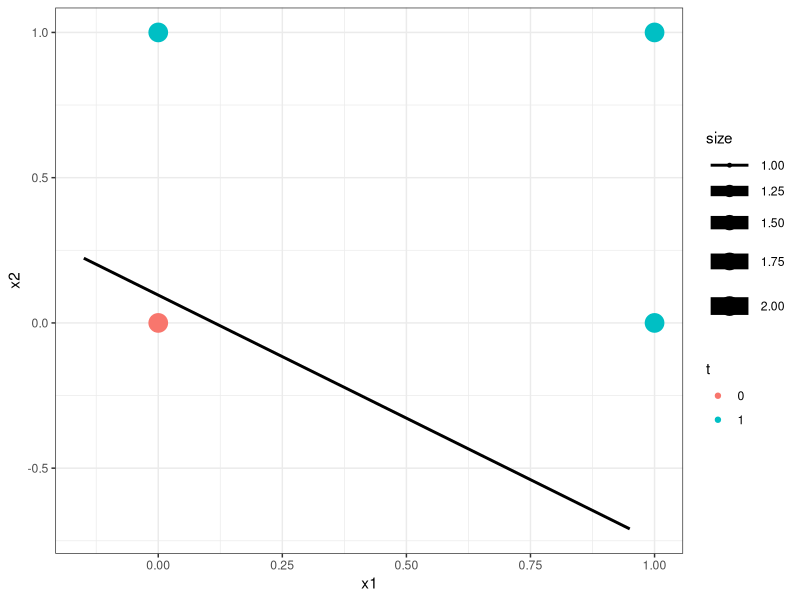
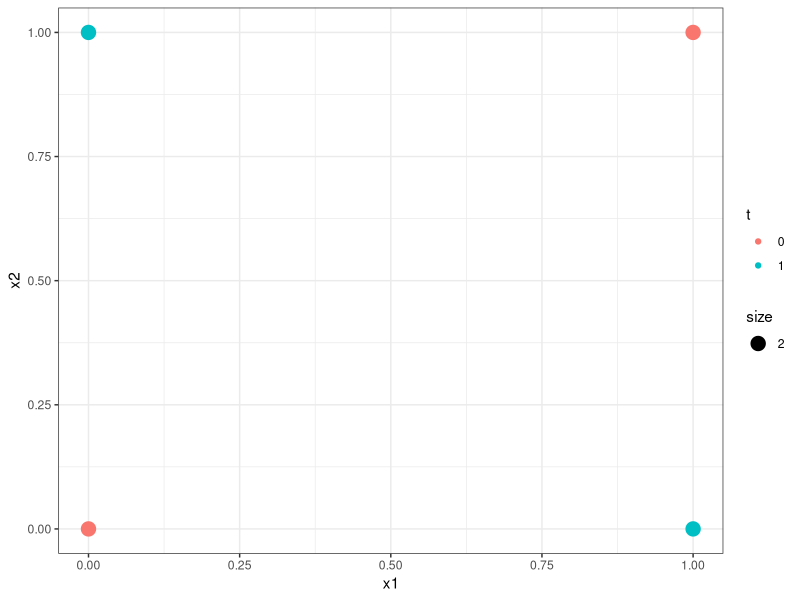

Write the R code that produced these figures, in order.
library(R6)

logit <- function(x){
  1/(1+exp(-x))
}

LR <- R6Class("LR", 
                      public = list(
                        dim = NULL,
                        n_iter = NULL,
                        learning_rate = NULL,
                        w = NULL,
                        initialize = function(learning_rate = 0.25, n_iter=100, dim=2){
                          self$n_iter <- n_iter
                          self$learning_rate <- learning_rate
                          self$dim <- dim
                          self$w <- matrix(runif(self$dim+1), ncol = self$dim+1)
                        }
                        , forward = function(x){
                          dot_product <- sum(x*self$w)
                          y <- logit(dot_product)
                          return(y)
                        }
                        , backward = function(t,y,x){
                          for(j in 1:ncol(x)){
                            self$w[j] <- self$w[j]+self$learning_rate*(t-y)*x[j]*logit(x[j])*(1-logit(x[j]))
                          }
                          
                        }
                        , train = function(X,t){
                          X <- cbind(-1,X) #add bias term
                          n_examples <- nrow(X)
                          
                          for(iter in 1:self$n_iter){
                            for(i in 1:nrow(X)){
                              y_i <- self$forward(X[i,])
                              self$backward(t[i],y_i, X[i,])
                            }
                            if(iter %% 20 == 0){
                              cat("Iteration: ", iter)
                              print("Weights: ")
                              print(unlist(self$w))  
                            }
                            
                          }
                        }
                        , predict = function(X){
                          X <- cbind(-1,X) #add bias
                          preds <- c()
                          for(i in 1:nrow(X)){
                            preds[i] <- self$forward(X[i,])
                          }
                          return(preds)
                        }
                      )
)


###########################################################################
#################
#################   TEST
#################
###########################################################################
x1 <- c(0,0,1,1)
x2 <- c(0,1,0,1)
t <- c(0,1,1,1)
X <- data.frame(x1=x1, x2=x2)

lr <- LR$new(n_iter=100, dim=ncol(X))
lr
lr$train(X,t)
lr$w
lr$predict(X)


df <- as.data.frame(X)
df$t <- as.factor(t)


# Get the line
w0 <- as.numeric(lr$w[1])
w1 <- as.numeric(lr$w[2])
w2 <- as.numeric(lr$w[3])

x1_vals <- seq(-0.15,1,0.1)
x2_vals <- (w0-w1*x1_vals)/w2
boundary <- data.frame(x1_vals=x1_vals, x2_vals=x2_vals)


## Plot decision boundary
library(ggplot2)
ggplot()+geom_point(data=df, aes(x=x1,y=x2, color=t, size=2))+geom_line(data=boundary, aes(x=x1_vals, y=x2_vals, size=1))+theme_bw()



#That's all very nice, but what abou the XOR? Not linearly separable

xor <- data.frame(x1=c(0,0,1,1), x2=c(0,1,0,1), t = c(0,1,1,0))
lr$train(xor[,1:2],xor[,3])
lr$predict(xor[,1:2])

xor$t <- as.factor(xor$t)
ggplot()+geom_point(data=xor, aes(x=x1,y=x2, color=t, size=2))+theme_bw()
